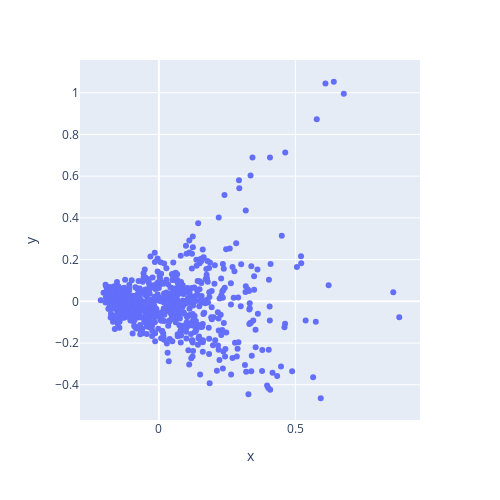

Source (notebook cell):
### Code cell
# plt.scatter(X_ct_pca[:,0], X_ct_pca[:,1])
df = pd.DataFrame({'x': X_ct_pca[:,0], 'y': X_ct_pca[:, 1], 'label': cell_type_labels})

fig = px.scatter(df, x='x', y='y', hover_data='label', width=500, height=500)
fig.show()
fig.write_html("pca_cell_type_emb.html")

### Figure 1 — Plotly figure (JSON) as saved in the notebook; plotly's stock layout.template omitted (floating-point values rounded to 4 significant figures; data arrays with more than 128 entries replaced by an {"elided": "..."} marker saying what was removed)
{"data": [{"customdata": {"elided": "890x1 str values"}, "hovertemplate": "x=%{x}<br>y=%{y}<br>label=%{customdata[0]}<extra></extra>", "legendgroup": "", "marker": {"color": "#636efa", "symbol": "circle"}, "mode": "markers", "name": "", "orientation": "v", "showlegend": false, "type": "scatter", "x": {"elided": "890 float values"}, "xaxis": "x", "y": {"elided": "890 float values"}, "yaxis": "y"}], "layout": {"height": 500, "legend": {"tracegroupgap": 0}, "margin": {"t": 60}, "width": 500, "xaxis": {"anchor": "y", "domain": [0, 1], "title": {"text": "x"}}, "yaxis": {"anchor": "x", "domain": [0, 1], "title": {"text": "y"}}}}
